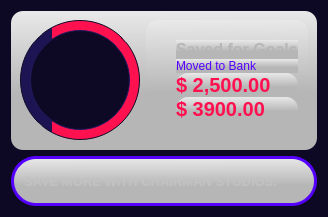
           <widget class="QFrame" name="savingsBox">
            <property name="styleSheet">
             <string notr="true">QFrame {
	background-color: rgb(13, 9, 36);
	border: none;
	border-radius: 12px;
}</string>
            </property>
            <property name="frameShape">
             <enum>QFrame::NoFrame</enum>
            </property>
            <property name="frameShadow">
             <enum>QFrame::Raised</enum>
            </property>
            <layout class="QVBoxLayout" name="verticalLayout_21">
             <item>
              <widget class="QFrame" name="frame_39">
               <property name="styleSheet">
                <string notr="true">background-color: qlineargradient(spread:pad, x1:0.9801, y1:0.693, x2:0.97, y2:0, stop:0.149254 rgba(182, 182, 182, 255), stop:1 rgba(232, 232, 232, 255));</string>
               </property>
               <property name="frameShape">
                <enum>QFrame::StyledPanel</enum>
               </property>
               <property name="frameShadow">
                <enum>QFrame::Raised</enum>
               </property>
               <layout class="QHBoxLayout" name="horizontalLayout_16">
                <item>
                 <widget class="QFrame" name="frame_51">
                  <property name="minimumSize">
                   <size>
                    <width>120</width>
                    <height>120</height>
                   </size>
                  </property>
                  <property name="maximumSize">
                   <size>
                    <width>120</width>
                    <height>120</height>
                   </size>
                  </property>
                  <property name="styleSheet">
                   <string notr="true">background-color: qlineargradient(spread:pad, x1:0, y1:0, x2:1, y2:0, stop:0.267 rgba(29, 21, 83, 1), stop:0.269 rgba(255, 17, 80, 1));
border: 1px solid rgb(13, 9, 36);
border-radius: 60;</string>
                  </property>
                  <property name="frameShape">
                   <enum>QFrame::NoFrame</enum>
                  </property>
                  <property name="frameShadow">
                   <enum>QFrame::Raised</enum>
                  </property>
                  <layout class="QHBoxLayout" name="horizontalLayout_32">
                   <property name="spacing">
                    <number>0</number>
                   </property>
                   <property name="leftMargin">
                    <number>0</number>
                   </property>
                   <property name="topMargin">
                    <number>0</number>
                   </property>
                   <property name="rightMargin">
                    <number>0</number>
                   </property>
                   <property name="bottomMargin">
                    <number>0</number>
                   </property>
                   <item alignment="Qt::AlignHCenter">
                    <widget class="QFrame" name="frame_52">
                     <property name="minimumSize">
                      <size>
                       <width>100</width>
                       <height>100</height>
                      </size>
                     </property>
                     <property name="maximumSize">
                      <size>
                       <width>100</width>
                       <height>100</height>
                      </size>
                     </property>
                     <property name="styleSheet">
                      <string notr="true">background-color: rgb(13, 9, 36);
border: 1px solid rgb(33, 24, 94);
border-radius: 50px;</string>
                     </property>
                     <property name="frameShape">
                      <enum>QFrame::NoFrame</enum>
                     </property>
                     <property name="frameShadow">
                      <enum>QFrame::Raised</enum>
                     </property>
                     <layout class="QHBoxLayout" name="horizontalLayout_33">
                      <property name="spacing">
                       <number>0</number>
                      </property>
                      <property name="leftMargin">
                       <number>0</number>
                      </property>
                      <property name="topMargin">
                       <number>0</number>
                      </property>
                      <property name="rightMargin">
                       <number>0</number>
                      </property>
                      <property name="bottomMargin">
                       <number>0</number>
                      </property>
                      <item>
                       <widget class="QFrame" name="frame_53">
                        <property name="minimumSize">
                         <size>
                          <width>50</width>
                          <height>50</height>
                         </size>
                        </property>
                        <property name="maximumSize">
                         <size>
                          <width>50</width>
                          <height>50</height>
                         </size>
                        </property>
                        <property name="styleSheet">
                         <string notr="true">QFrame {
	border: none;
	image: url(:/icons/icons/euro_money.svg);
	border-radius: 25;
}</string>
                        </property>
                        <property name="frameShape">
                         <enum>QFrame::NoFrame</enum>
                        </property>
                        <property name="frameShadow">
                         <enum>QFrame::Raised</enum>
                        </property>
                       </widget>
                      </item>
                     </layout>
                    </widget>
                   </item>
                  </layout>
                 </widget>
                </item>
                <item>
                 <widget class="QFrame" name="frame_50">
                  <property name="frameShape">
                   <enum>QFrame::NoFrame</enum>
                  </property>
                  <property name="frameShadow">
                   <enum>QFrame::Raised</enum>
                  </property>
                  <layout class="QVBoxLayout" name="verticalLayout_22">
                   <property name="spacing">
                    <number>0</number>
                   </property>
                   <property name="leftMargin">
                    <number>30</number>
                   </property>
                   <property name="topMargin">
                    <number>20</number>
                   </property>
                   <property name="rightMargin">
                    <number>10</number>
                   </property>
                   <property name="bottomMargin">
                    <number>20</number>
                   </property>
                   <item>
                    <widget class="QLabel" name="label_28">
                     <property name="font">
                      <font>
                       <pointsize>12</pointsize>
                       <weight>75</weight>
                       <bold>true</bold>
                      </font>
                     </property>
                     <property name="styleSheet">
                      <string notr="true">color: rgb(182, 182, 182);</string>
                     </property>
                     <property name="text">
                      <string>Saved for Goals</string>
                     </property>
                    </widget>
                   </item>
                   <item alignment="Qt::AlignVCenter">
                    <widget class="QLabel" name="label_31">
                     <property name="styleSheet">
                      <string notr="true">color: rgb(182, 182, 182);</string>
                     </property>
                     <property name="text">
                      <string>&lt;html&gt;&lt;head/&gt;&lt;body&gt;&lt;p&gt;&lt;span style=&quot; color:#5500ff;&quot;&gt;Moved to Bank&lt;/span&gt;&lt;/p&gt;&lt;/body&gt;&lt;/html&gt;</string>
                     </property>
                    </widget>
                   </item>
                   <item>
                    <widget class="QLabel" name="label_29">
                     <property name="font">
                      <font>
                       <pointsize>15</pointsize>
                       <weight>75</weight>
                       <bold>true</bold>
                      </font>
                     </property>
                     <property name="styleSheet">
                      <string notr="true">color: rgb(159, 159, 159);</string>
                     </property>
                     <property name="text">
                      <string>&lt;html&gt;&lt;head/&gt;&lt;body&gt;&lt;p&gt;&lt;span style=&quot; color:#ff1150;&quot;&gt;$ 2,500.00&lt;/span&gt;&lt;/p&gt;&lt;/body&gt;&lt;/html&gt;</string>
                     </property>
                    </widget>
                   </item>
                   <item>
                    <widget class="QLabel" name="label_30">
                     <property name="font">
                      <font>
                       <pointsize>15</pointsize>
                       <weight>75</weight>
                       <bold>true</bold>
                      </font>
                     </property>
                     <property name="styleSheet">
                      <string notr="true">color: rgb(159, 159, 159);</string>
                     </property>
                     <property name="text">
                      <string>&lt;html&gt;&lt;head/&gt;&lt;body&gt;&lt;p&gt;&lt;span style=&quot; color:#ff1150;&quot;&gt;$ 3900.00&lt;/span&gt;&lt;/p&gt;&lt;/body&gt;&lt;/html&gt;</string>
                     </property>
                    </widget>
                   </item>
                  </layout>
                 </widget>
                </item>
               </layout>
              </widget>
             </item>
             <item>
              <widget class="QFrame" name="frame_40">
               <property name="minimumSize">
                <size>
                 <width>0</width>
                 <height>50</height>
                </size>
               </property>
               <property name="maximumSize">
                <size>
                 <width>16777215</width>
                 <height>50</height>
                </size>
               </property>
               <property name="frameShape">
                <enum>QFrame::StyledPanel</enum>
               </property>
               <property name="frameShadow">
                <enum>QFrame::Raised</enum>
               </property>
               <layout class="QHBoxLayout" name="horizontalLayout_22">
                <property name="spacing">
                 <number>0</number>
                </property>
                <property name="leftMargin">
                 <number>0</number>
                </property>
                <property name="topMargin">
                 <number>0</number>
                </property>
                <property name="rightMargin">
                 <number>0</number>
                </property>
                <property name="bottomMargin">
                 <number>0</number>
                </property>
                <item>
                 <widget class="QPushButton" name="pushButton_11">
                  <property name="minimumSize">
                   <size>
                    <width>0</width>
                    <height>50</height>
                   </size>
                  </property>
                  <property name="font">
                   <font>
                    <pointsize>10</pointsize>
                    <weight>75</weight>
                    <bold>true</bold>
                   </font>
                  </property>
                  <property name="styleSheet">
                   <string notr="true">border: 3px solid rgb(85, 0, 255);
border-radius: 25;
text-align: left;
padding-left: 10px;
color: rgb(194, 194, 194);
background-color: qlineargradient(spread:pad, x1:0.9801, y1:0.693, x2:0.97, y2:0, stop:0.149254 rgba(182, 182, 182, 255), stop:1 rgba(232, 232, 232, 255));</string>
                  </property>
                  <property name="text">
                   <string>SAVE MORE WITH CHAIRMAN STUDIOS.</string>
                  </property>
                  <property name="icon">
                   <iconset resource="../../../../Download/New-PySide6-ui-design-master (1)/New-PySide6-ui-design-master/resources/resources.qrc">
                    <normaloff>:/icons/icons/smile.svg</normaloff>:/icons/icons/smile.svg</iconset>
                  </property>
                  <property name="iconSize">
                   <size>
                    <width>30</width>
                    <height>30</height>
                   </size>
                  </property>
                 </widget>
                </item>
               </layout>
              </widget>
             </item>
            </layout>
           </widget>
